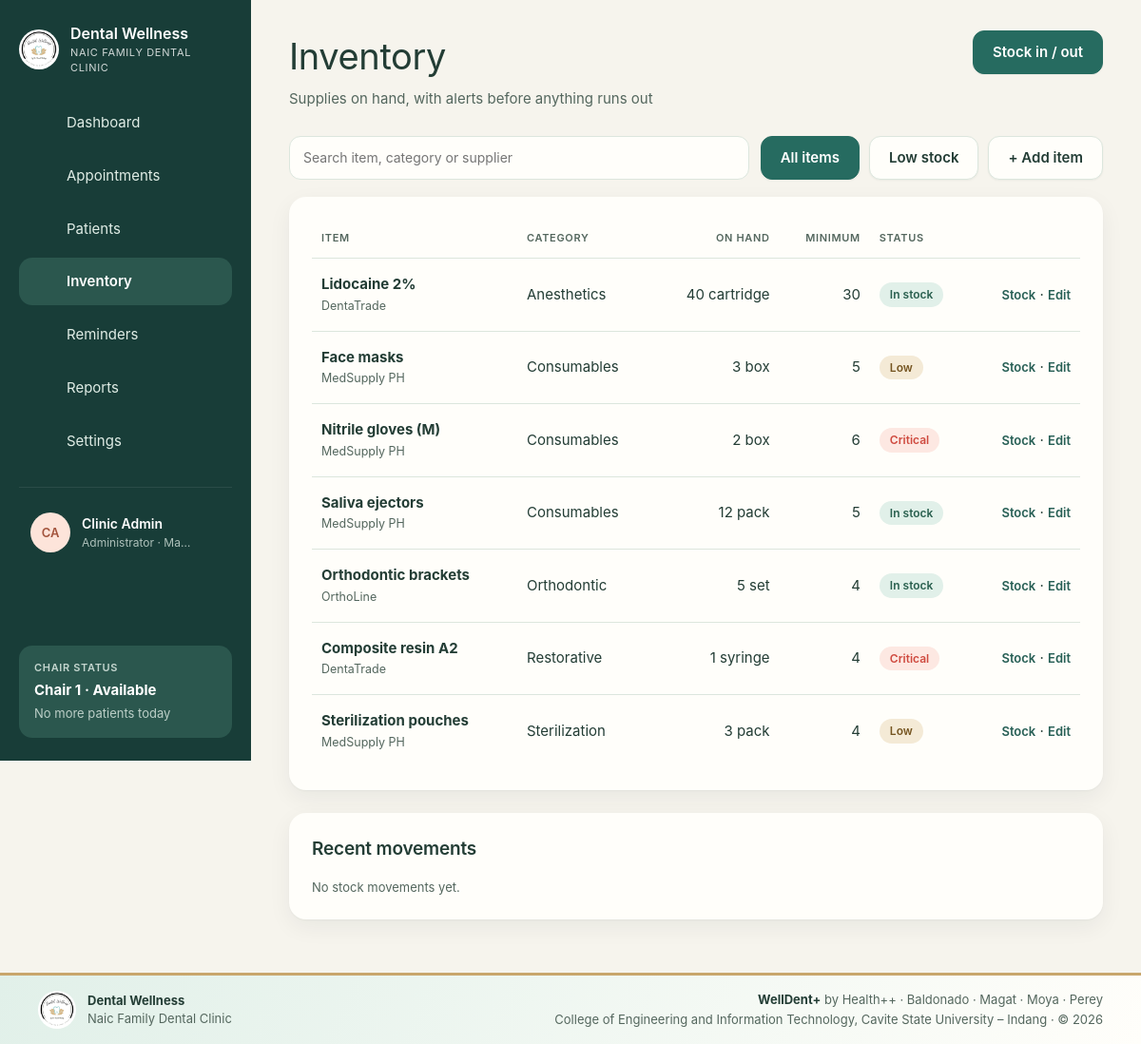
/inventory/index.php (signed in), run on the app's committed database.
### tables this page shows
CREATE TABLE IF NOT EXISTS users (
    id            INT UNSIGNED AUTO_INCREMENT PRIMARY KEY,
    name          VARCHAR(120) NOT NULL,
    username      VARCHAR(60)  NOT NULL UNIQUE,
    email         VARCHAR(190) NULL UNIQUE,
    password_hash VARCHAR(255) NOT NULL,
    role          ENUM('admin','dentist','staff') NOT NULL DEFAULT 'staff',
    is_active     TINYINT(1) NOT NULL DEFAULT 1,
    last_login_at DATETIME NULL,
    created_at    DATETIME NOT NULL DEFAULT CURRENT_TIMESTAMP
);

CREATE TABLE IF NOT EXISTS inventory_items (
    id           INT UNSIGNED AUTO_INCREMENT PRIMARY KEY,
    name         VARCHAR(120) NOT NULL,
    category     VARCHAR(60) NULL,
    unit         VARCHAR(30) NOT NULL DEFAULT 'pcs',
    quantity     INT NOT NULL DEFAULT 0,
    min_quantity INT NOT NULL DEFAULT 0,
    supplier     VARCHAR(120) NULL,
    is_active    TINYINT(1) NOT NULL DEFAULT 1,
    updated_at   DATETIME NOT NULL DEFAULT CURRENT_TIMESTAMP ON UPDATE CURRENT_TIMESTAMP
);

### includes/db.php (called while the page is built, shortened)
<?php
function db(): PDO
{
    static $pdo = null;
    if ($pdo === null) {
        $c = config('db');
        $dsn = sprintf('mysql:host=%s;port=%d;dbname=%s;charset=utf8mb4', $c['host'], $c['port'], $c['name']);
        $pdo = new PDO($dsn, $c['user'], $c['pass'], [
            PDO::ATTR_ERRMODE            => PDO::ERRMODE_EXCEPTION,
            PDO::ATTR_DEFAULT_FETCH_MODE => PDO::FETCH_ASSOC,
            PDO::ATTR_EMULATE_PREPARES   => false,
        ]);
        $pdo->exec("SET time_zone = '" . (new DateTime())->format('P') . "'");
        ensure_void_columns($pdo);
    }
    return $pdo;
}
function ensure_void_columns(PDO $pdo): void
{
    foreach (['treatments', 'payments'] as $table) {
        try {
            if ($pdo->query("SHOW COLUMNS FROM $table LIKE 'voided_at'")->fetch()) {
                continue;
            }
        } catch (PDOException $ex) {
            return;
        }
        $pdo->exec("ALTER TABLE $table ADD voided_at DATETIME NULL, ADD voided_by INT UNSIGNED NULL, ADD void_reason VARCHAR(255) NULL");
    }
    try {
        if (!$pdo->query("SHOW COLUMNS FROM users LIKE 'email'")->fetch()) {
            $pdo->exec('ALTER TABLE users ADD email VARCHAR(190) NULL UNIQUE AFTER username');
        }
    } catch (PDOException $ex) {
        return;
    }
}
function q(string $sql, array $params = []): PDOStatement
{
    $stmt = db()->prepare($sql);
    $stmt->execute($params);
    return $stmt;
}
function q_all(string $sql, array $params = []): array
{
    return q($sql, $params)->fetchAll();
}
function q_row(string $sql, array $params = []): ?array
{
    $row = q($sql, $params)->fetch();
    return $row === false ? null : $row;
}

### includes/auth.php (called while the page is built, shortened)
<?php
function current_user(): ?array
{
    static $user = false;
    if ($user === false) {
        $user = null;
        if (!empty($_SESSION['user_id'])) {
            $row = q_row('SELECT id, name, username, role, password_hash FROM users WHERE id = ? AND is_active = 1', [$_SESSION['user_id']]);
            $idle = (int) config('security.idle_minutes', 30) * 60;
            if (!$row) {
                end_user_session();
            } elseif ($idle > 0 && time() - (int) ($_SESSION['last_seen'] ?? 0) > $idle) {
                end_user_session('You were signed out after ' . ($idle / 60) . ' minutes without activity.');
            } elseif (!hash_equals((string) ($_SESSION['pw_fp'] ?? ''), password_fingerprint($row['password_hash']))) {
                end_user_session('Your password was changed. Sign in again with the new one.');
            } else {
                unset($row['password_hash']);
                $user = $row;
            }
        }
    }
    return $user;
}
function password_fingerprint(string $hash): string
{
    return hash('sha256', $hash);
}
function require_login(): array
{
    $user = current_user();
    return $user;
}
function can(string $permission): bool
{
    $user = current_user();
    $perms = ROLE_PERMISSIONS[$user['role']] ?? [];
    return in_array('*', $perms, true) || in_array($permission, $perms, true);
}

### inventory/index.php (the view, shortened to what this page needs)
<?php
$user = require_login();
$filter = input('filter');
$search = input('q');
$sql = 'SELECT * FROM inventory_items WHERE is_active = 1';
$params = [];
$items = q_all($sql . ' ORDER BY category, name', $params);
$moves = q_all('SELECT m.*, i.name, i.unit, u.name AS user_name FROM stock_movements m
    JOIN inventory_items i ON i.id = m.item_id LEFT JOIN users u ON u.id = m.user_id ORDER BY m.id DESC LIMIT 15');
function stock_level(array $item): string
{
    if ($item['quantity'] <= intdiv((int) $item['min_quantity'], 2)) return 'critical';
    if ($item['quantity'] <= $item['min_quantity']) return 'low';
    return 'ok';
}
layout_start('Inventory', 'inventory', [
    'subtitle' => 'Supplies on hand, with alerts before anything runs out',
    'action'   => '<button class="btn btn-primary" data-open="#stock-dialog">Stock in / out</button>',
]);
?>
<div class="toolbar">
  <form method="get" class="spacer" role="search">
    <input type="search" name="q" value="<?= e($search) ?>" placeholder="Search item, category or supplier" aria-label="Search inventory" style="background:var(--panel)">
  </form>
  <div class="row">
    <a class="btn<?= $filter !== 'low' ? ' is-on' : '' ?>" href="<?= url('inventory/') ?>">All items</a>
    <a class="btn<?= $filter === 'low' ? ' is-on' : '' ?>" href="<?= url('inventory/') ?>?filter=low">Low stock</a>
    <button class="btn" data-open="#item-dialog" data-fill='{"id":"","name":"","category":"","unit":"pcs","quantity":"0","min_quantity":"0","supplier":"","dialog_title":"Add item"}'>+ Add item</button>
  </div>
</div>
<div class="layout-side">
  <section class="card">
    <div class="table-wrap"><table class="table-cards">
      <thead><tr><th>Item</th><th>Category</th><th class="num">On hand</th><th class="num">Minimum</th><th>Status</th><th></th></tr></thead>
      <tbody>
        <?php foreach ($items as $it): $level = stock_level($it); ?>
          <tr>
            <td><strong><?= e($it['name']) ?></strong><?= $it['supplier'] ? '<br><small class="muted">' . e($it['supplier']) . '</small>' : '' ?></td>
            <td data-label="Category"><?= e($it['category'] ?: '—') ?></td>
            <td class="num" data-label="On hand"><?= (int) $it['quantity'] ?> <?= e($it['unit']) ?></td>
            <td class="num" data-label="Minimum"><?= (int) $it['min_quantity'] ?></td>
            <td data-label="Status"><?= pill($level, ['ok' => 'In stock', 'low' => 'Low', 'critical' => 'Critical'][$level]) ?></td>
            <td class="num" style="white-space:nowrap">
              <button class="link-btn" data-open="#stock-dialog" data-fill='<?= e(json_encode(['item_id' => $it['id'], 'type' => 'in'])) ?>'>Stock</button> ·
              <button class="link-btn" data-open="#item-dialog" data-fill='<?= e(json_encode(array_intersect_key($it, array_flip(['id', 'name', 'category', 'unit', 'quantity', 'min_quantity', 'supplier'])) + ['dialog_title' => 'Edit item'])) ?>'>Edit</button>
            </td>
          </tr>
        <?php endforeach; ?>
      </tbody>
    </table></div>
  </section>
  <section class="card">
    <h2>Recent movements</h2>
    <?php if (!$moves): ?><p class="muted small">No stock movements yet.</p><?php endif; ?>
  </section>
</div>
<?php layout_end();

### includes/layout.php (shortened to what this page needs)
<?php
function icon(string $name): string
{
    $paths = [
        'dashboard'    => '<rect x="3" y="3" width="7" height="7" rx="1.5"/><rect x="14" y="3" width="7" height="7" rx="1.5"/><rect x="3" y="14" width="7" height="7" rx="1.5"/><rect x="14" y="14" width="7" height="7" rx="1.5"/>',
        'appointments' => '<rect x="3" y="5" width="18" height="16" rx="2"/><path d="M3 10h18M8 3v4M16 3v4"/>',
        'patients'     => '<circle cx="12" cy="8" r="4"/><path d="M4 21c0-4 4-6 8-6s8 2 8 6"/>',
        'inventory'    => '<ellipse cx="12" cy="6" rx="8" ry="3"/><path d="M4 6v6c0 1.7 3.6 3 8 3s8-1.3 8-3V6M4 12v6c0 1.7 3.6 3 8 3s8-1.3 8-3v-6"/>',
        'reminders'    => '<circle cx="12" cy="13" r="7"/><path d="M12 10v3l2 2M5 4 3 6M19 4l2 2"/>',
        'reports'      => '<path d="M6 3h9l4 4v14H6z"/><path d="M9 12h7M9 16h7M9 8h3"/>',
        'settings'     => '<circle cx="12" cy="12" r="3"/><path d="M12 2v3M12 19v3M4.2 4.2l2.1 2.1M17.7 17.7l2.1 2.1M2 12h3M19 12h3M4.2 19.8l2.1-2.1M17.7 6.3l2.1-2.1"/>',
        'logout'       => '<path d="M15 4h4v16h-4M10 8l-4 4 4 4M6 12h10"/>',
        'theme'        => '<path d="M20 14.5A8 8 0 1 1 9.5 4a6.5 6.5 0 0 0 10.5 10.5z"/>',
        'key'          => '<circle cx="8" cy="15" r="4"/><path d="M11 12l9-9M17 6l3 3M15 8l2 2"/>',
        'menu'         => '<path d="M4 6h16M4 12h16M4 18h16"/>',
        'chevron'      => '<path d="M9 6l6 6-6 6"/>',
    ];
    return '<svg class="icon" viewBox="0 0 24 24" fill="none" stroke="currentColor" stroke-width="1.6" stroke-linecap="round" stroke-linejoin="round" aria-hidden="true">'
        . ($paths[$name] ?? '') . '</svg>';
}
function theme_head(): string
{
    return "<script>(function(){var p;try{p=localStorage.getItem('welldent-theme')}catch(e){}"
        . "var d=p==='dark'||(p!=='light'&&window.matchMedia('(prefers-color-scheme: dark)').matches);"
        . "document.documentElement.setAttribute('data-theme',d?'dark':'light');"
        . "try{if(localStorage.getItem('welldent-sidebar')==='collapsed')document.documentElement.setAttribute('data-sidebar','collapsed')}catch(e){}})()</script>\n"
        . '<link rel="stylesheet" href="' . url('assets/css/app.css?v=' . filemtime(APP_ROOT . '/assets/css/app.css')) . '">'
        . '<link rel="stylesheet" href="' . url('assets/css/branding.css?v=' . filemtime(APP_ROOT . '/assets/css/branding.css')) . '">';
}
function chair_status(): array
{
    $chairs = (int) config('clinic.chairs');
    $current = q_row("SELECT a.starts_at, a.duration_min, a.status FROM appointments a
        WHERE DATE(a.starts_at) = CURDATE() AND a.status IN ('in_treatment','arrived')
        ORDER BY FIELD(a.status, 'in_treatment', 'arrived'), a.starts_at LIMIT 1");
    $next = q_row("SELECT a.starts_at FROM appointments a
        WHERE a.starts_at > NOW() AND DATE(a.starts_at) = CURDATE() AND a.status IN ('pending','confirmed')
        ORDER BY a.starts_at LIMIT 1");
    return ['Chair 1 · Available', $next ? 'Next patient ' . fmt_time($next['starts_at']) : 'No more patients today'];
}
function layout_start(string $title, string $active, array $opts = []): void
{
    $user = current_user();
    $nav = [
        'dashboard'    => [url(), 'Dashboard'],
        'appointments' => [url('appointments/'), 'Appointments'],
        'patients'     => [url('patients/'), 'Patients'],
        'inventory'    => [url('inventory/'), 'Inventory'],
        'reminders'    => [url('reminders/'), 'Reminders'],
        'reports'      => [url('reports/'), 'Reports'],
    ];
    if (can('settings') || can('fees.manage')) {
        $nav['settings'] = [url('settings/'), 'Settings'];
    }
    [$chairState, $chairNote] = chair_status();
    ?>
<!doctype html>
<html lang="en">
<head>
<?= theme_head() ?>
</head>
<body>
<div class="shell">
  <aside class="sidebar">
    <div class="side-top">
      <a class="brand" href="<?= url() ?>" title="<?= e(config('clinic.name')) ?>">
        <?= clinic_logo() ?>
        <span class="lbl"><strong><?= e(config('clinic.name')) ?></strong><small><?= e(config('clinic.tagline')) ?></small></span>
      </a>
      <button type="button" class="side-toggle" data-sidebar-toggle aria-label="Collapse sidebar" title="Collapse sidebar"><?= icon('menu') ?></button>
    </div>
    <nav class="nav">
      <?php foreach ($nav as $key => [$href, $label]): ?>
        <a href="<?= $href ?>" class="<?= $key === $active ? 'active' : '' ?>" title="<?= e($label) ?>"><?= icon($key) ?><span class="lbl"><?= e($label) ?></span></a>
      <?php endforeach; ?>
    </nav>
    <details class="side-account">
      <summary title="<?= e($user['name']) ?>">
        <span class="avatar avatar-0"><?= e(initials($user['name'])) ?></span>
        <span class="lbl"><strong><?= e($user['name']) ?></strong><small><?= e(ROLE_LABELS[$user['role']]) ?> · <?= e(config('clinic.city')) ?></small></span>
        <span class="chev"><?= icon('chevron') ?></span>
      </summary>
    </details>
    <div class="chair-card">
      <small>Chair status</small>
      <strong><?= e($chairState) ?></strong>
      <span><?= e($chairNote) ?></span>
    </div>
  </aside>
  <main class="main">
    <header class="page-head">
      <div>
        <h1><?= e($title) ?></h1>
        <?php if (!empty($opts['subtitle'])): ?><p class="muted"><?= e($opts['subtitle']) ?></p><?php endif; ?>
      </div>
      <div class="head-actions">
        <?= $opts['action'] ?? '' ?>
      </div>
    </header>
<?php
}
function clinic_logo(): string
{
    return '<img class="brand-mark clinic-logo" src="' . e(url('assets/img/clinic-logo.jpg'))
        . '" width="64" height="64" alt="">';
}
function clinic_footer(): void
{
    ?>
<footer class="clinic-footer" role="contentinfo">
  <div class="clinic-footer-inner">
    <div class="clinic-footer-brand">
      <?= clinic_logo() ?>
      <div>
        <strong><?= e(config('clinic.name')) ?></strong>
        <span><?= e(config('clinic.tagline')) ?></span>
      </div>
    </div>
    <div class="clinic-footer-credits">
      <span><strong>WellDent+</strong> by Health++ · Baldonado · Magat · Moya · Perey</span>
      <span>College of Engineering and Information Technology, Cavite State University – Indang · © <?= date('Y') ?></span>
    </div>
  </div>
</footer>
    <?php
}
function layout_end(): void
{
    ?>
  </main>
</div>
<?php clinic_footer(); ?>
</body>
</html>
<?php
}

### includes/helpers.php (shortened to what this page needs)
<?php
function config(string $key, $default = null)
{
    $value = $GLOBALS['config'];
    foreach (explode('.', $key) as $part) {
        $value = $value[$part];
    }
    return $value;
}
function e($value): string
{
    return htmlspecialchars((string) ($value ?? ''), ENT_QUOTES, 'UTF-8');
}
function url(string $path = ''): string
{
    static $base = null;
    if ($base === null) {
        $root = str_replace('\\', '/', (string) realpath(APP_ROOT));
        $script = str_replace('\\', '/', (string) realpath($_SERVER['SCRIPT_FILENAME'] ?? ''));
        $name = (string) ($_SERVER['SCRIPT_NAME'] ?? '');
        $inApp = $root !== '' && stripos($script, $root . '/') === 0;
        $tail = $inApp ? substr($script, strlen($root)) : '';
        $base = $inApp && strcasecmp(substr($name, -strlen($tail)), $tail) === 0 ? substr($name, 0, -strlen($tail)) : '';
    }
    return $base . '/' . ltrim($path, '/');
}
function input(string $key, $default = ''): string
{
    $value = $_POST[$key] ?? $_GET[$key] ?? $default;
    return is_string($value) ? trim($value) : (string) $default;
}
function initials(string $name): string
{
    $parts = preg_split('/\s+/', trim($name));
    $first = mb_substr($parts[0] ?? '', 0, 1);
    $last = count($parts) > 1 ? mb_substr(end($parts), 0, 1) : '';
    return mb_strtoupper($first . $last);
}
function pill(string $status, ?string $label = null): string
{
    $label ??= APPOINTMENT_STATUSES[$status] ?? PATIENT_STATUSES[$status] ?? ucfirst(str_replace('_', ' ', $status));
    return '<span class="pill pill-' . e($status) . '">' . e($label) . '</span>';
}

### assets/css/branding.css (style rules this page uses)
:root { --bg: #f6f4ed; --panel: #fffefa; --panel-soft: #f0f6f2; --side: #183d38; --side-2: #2b574e; --side-ink: #e0ede6; --ink: #233d35; --muted: #54675e; --line: #dce6dd; --teal: #266b60; --teal-d: #1c544c; --link: #275f55; --mint: #e1f0e9; --mint-ink: #2a604f; --amber-bg: #f4ead6; --amber-ink: #765622; --brand-gold: #c8a66c; --auth-end: #ddeee5; }
.brand-mark.clinic-logo { object-fit: contain; background: #fff; border-radius: 50%; padding: 2px; }
body { display: flex; flex-direction: column; min-height: 100vh; }
.shell { flex: 1 0 auto; }
.clinic-footer { border-top: 3px solid var(--brand-gold); background: linear-gradient(115deg, var(--mint), var(--panel)); color: var(--muted); font-size: 13px; }
.clinic-footer-inner { display: flex; flex-wrap: wrap; align-items: center; justify-content: space-between; gap: 12px 24px; padding: 16px 40px; }
.clinic-footer .clinic-logo { width: 40px; height: 40px; }
.clinic-footer-brand { display: flex; align-items: center; gap: 12px; min-width: 0; }
.clinic-footer-brand strong, .clinic-footer-brand span { display: block; }
.clinic-footer-brand strong { color: var(--ink); }
.clinic-footer-credits { display: grid; gap: 2px; text-align: end; }
.clinic-footer-credits strong { color: var(--ink); }

### data on the page
users: name "CA", name "Clinic Admin", role "Administrator"
inventory_items: name "Lidocaine 2%", supplier "DentaTrade", category "Anesthetics", quantity "40", unit "cartridge", min_quantity "30", label "In stock"
inventory_items: name "Face masks", supplier "MedSupply PH", category "Consumables", quantity "3", unit "box", min_quantity "5", label "Low"
inventory_items: name "Nitrile gloves (M)", supplier "MedSupply PH", category "Consumables", quantity "2", unit "box", min_quantity "6", label "Critical"
inventory_items: name "Saliva ejectors", supplier "MedSupply PH", category "Consumables", quantity "12", unit "pack", min_quantity "5", label "In stock"
inventory_items: name "Orthodontic brackets", supplier "OrthoLine", category "Orthodontic", quantity "5", unit "set", min_quantity "4", label "In stock"
inventory_items: name "Composite resin A2", supplier "DentaTrade", category "Restorative", quantity "1", unit "syringe", min_quantity "4", label "Critical"
inventory_items: name "Sterilization pouches", supplier "MedSupply PH", category "Sterilization", quantity "3", unit "pack", min_quantity "4", label "Low"

### other printed values
config('clinic.name') "Dental Wellness"
config('clinic.tagline') "NAIC FAMILY DENTAL CLINIC"
$label "Dashboard"
$label "Appointments"
$label "Patients"
$label "Inventory"
$label "Reminders"
$label "Reports"
$label "Settings"
config('clinic.city') "Ma…"
$chairState "Chair 1 · Available"
$chairNote "No more patients today"
$title "Inventory"
$opts['subtitle'] "Supplies on hand, with alerts before anything runs out"
$opts['action'] "Stock in / out"
